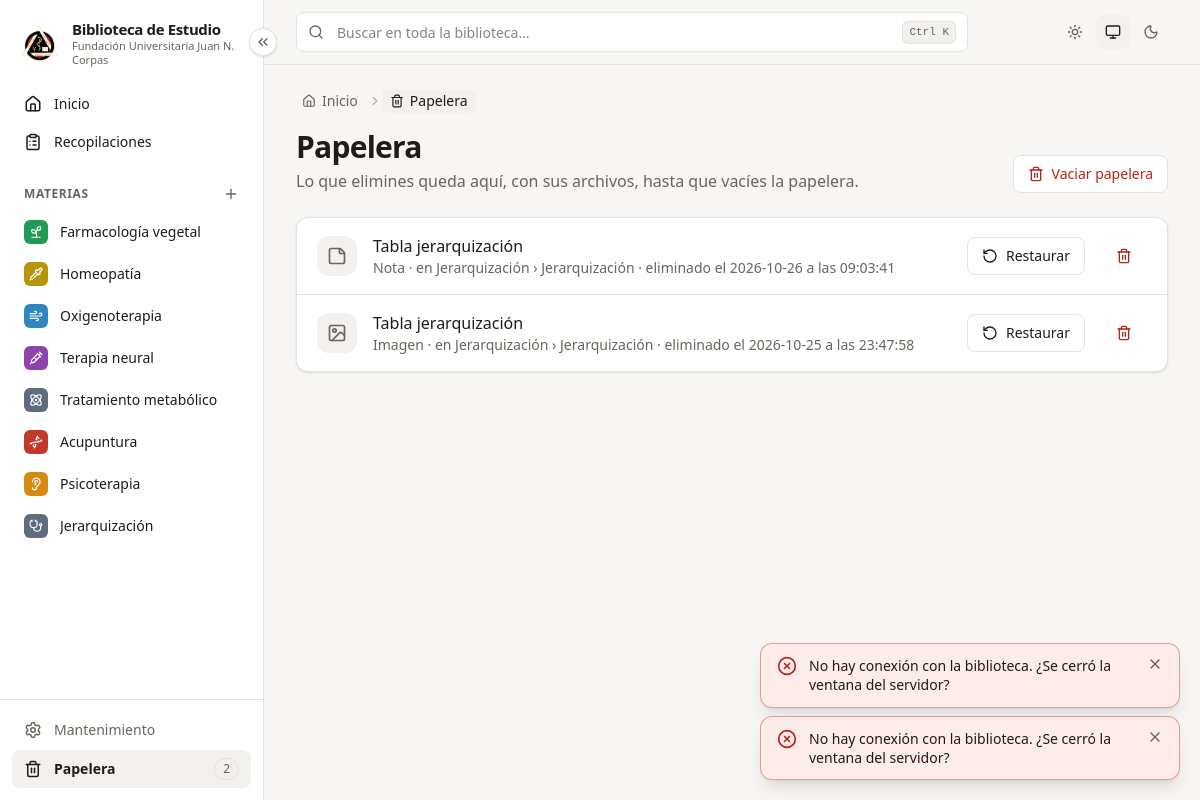
Page /papelera on the committed database.
### tables this page shows
CREATE TABLE materias (
        id           INTEGER PRIMARY KEY,
        nombre       TEXT    NOT NULL,
        slug         TEXT    NOT NULL,
        descripcion  TEXT    NOT NULL DEFAULT '',
        color        TEXT    NOT NULL,
        icono        TEXT    NOT NULL,
        orden        INTEGER NOT NULL DEFAULT 0,
        archivada    INTEGER NOT NULL DEFAULT 0,
        papelera_id  INTEGER,
        creado       TEXT    NOT NULL,
        actualizado  TEXT    NOT NULL
    , oculta INTEGER NOT NULL DEFAULT 0, en_busqueda INTEGER NOT NULL DEFAULT 1);

CREATE TABLE papelera (
        id             INTEGER PRIMARY KEY,
        tipo           TEXT NOT NULL,          -- materia | componente | (más adelante: archivos)
        ref_id         INTEGER NOT NULL,
        nombre         TEXT NOT NULL,
        ubicacion      TEXT NOT NULL DEFAULT '', -- texto legible: "Anatomía › Parcial 1"
        ruta_original  TEXT,                     -- relativa a data/
        ruta_papelera  TEXT,                     -- relativa a data/
        eliminado      TEXT NOT NULL
    );

### app/routers/paginas.py (the view)
@router.get("/papelera")
def papelera(request: Request, con: sqlite3.Connection = Depends(obtener_db)):
    return pagina(request, con, "paginas/papelera.html", elementos=pap.listar(con), migas=[{"texto": "Papelera", "icono": "trash-2"}])

### app/templates/paginas/papelera.html (shortened to what this page needs)
{% extends "base.html" %}
{% from "macros.html" import icono, vacio %}
{% block contenido %}
<div class="mb-6 flex flex-wrap items-end justify-between gap-4">
  <div>
    <h1 class="text-2xl font-bold tracking-tight sm:text-3xl">Papelera</h1>
    <p class="mt-1 text-tenue">Lo que elimines queda aquí, con sus archivos, hasta que vacíes la papelera.</p>
  </div>
  {% if elementos %}
  <button class="btn-secundario text-peligro" hx-get="/papelera/vaciar" hx-target="#modal">{{ icono("trash-2") }}Vaciar papelera</button>
  {% endif %}
</div>
{% if elementos %}
<ul class="tarjeta divide-y divide-borde">
  {% for e in elementos %}
  <li class="flex flex-wrap items-center gap-4 px-5 py-4">
    {% set tipo = TIPOS_PAPELERA.get(e.tipo, {"nombre": "Elemento", "icono": "folder"}) %}
    <span class="grid size-10 place-items-center rounded-xl bg-superficie-2 text-tenue">{{ icono(tipo.icono, "size-5") }}</span>
    <div class="min-w-0 flex-1">
      <p class="truncate font-medium">{{ e.nombre }}</p>
      <p class="text-sm text-tenue">
        {{ tipo.nombre }}{% if e.ubicacion %} · en {{ e.ubicacion }}{% endif %}
        · eliminado el {{ e.eliminado|replace("T", " a las ") }}
      </p>
    </div>
    <form hx-post="/papelera/{{ e.id }}/restaurar" hx-confirm="¿Restaurar «{{ e.nombre }}»?" data-confirmar-boton="Restaurar"><button class="btn-secundario">{{ icono("rotate-ccw") }}Restaurar</button></form>
    <button class="btn-fantasma text-peligro hover:bg-peligro-suave hover:text-peligro" hx-get="/papelera/{{ e.id }}/eliminar" hx-target="#modal"
            title="Eliminar para siempre">{{ icono("trash-2") }}<span class="sr-only">Eliminar para siempre</span></button>
  </li>
  {% endfor %}
</ul>
{% else %}
{% endif %}
{% endblock %}

### app/templates/macros.html (shortened to what this page needs)
{% macro icono(nombre, clase="size-4") -%}
<svg class="ic {{ clase }}" aria-hidden="true"><use href="{{ SPRITE }}#{{ nombre }}"/></svg>
{%- endmacro %}
{% macro migas(items) -%}
{% if items %}
{% set total = items|length %}
<nav aria-label="Ruta" class="mb-4 text-sm text-tenue" x-data="{ todo: false }">
  <ol class="flex flex-wrap items-center gap-x-1 gap-y-1">
    <li class="flex items-center">
      <a href="/" class="inline-flex items-center gap-1.5 rounded-md px-1.5 py-0.5 hover:bg-superficie-2 hover:text-texto">{{ icono("house", "size-3.5") }}<span class="sr-only sm:not-sr-only">Inicio</span></a>
    </li>
    {% for m in items %}
    {% set intermedio = total > 2 and not loop.last and loop.index < total - 1 %}
    {% set texto = m.texto.split("\n")[0]|truncate(60, true, "…") %}
    <li class="{{ 'hidden sm:flex' if intermedio else 'flex' }} min-w-0 items-center" {% if intermedio %}:class="todo && '!flex'"{% endif %}>
      {{ icono("chevron-right", "size-3.5 shrink-0 opacity-50") }}
      {% if m.url %}
      <a href="{{ m.url }}" title="{{ m.texto }}"
         {% if m.tabla %}x-data :href="sessionStorage.getItem('ultima-tabla-{{ m.tabla }}') || '{{ m.url }}'"{% endif %}
         class="inline-flex max-w-[16rem] items-center gap-1.5 rounded-md px-1.5 py-0.5 hover:bg-superficie-2 hover:text-texto">{{ contenido }}</a>
      {% else %}
      <span class="inline-flex max-w-[22rem] items-center gap-1.5 rounded-md bg-superficie-2 px-2 py-0.5 font-medium text-texto"
            aria-current="page" title="{{ m.texto }}">{{ contenido }}</span>
      {% endif %}
    </li>
    {% endfor %}
  </ol>
</nav>
{% endif %}
{%- endmacro %}

### app/templates/parciales/barra_lateral.html (shortened to what this page needs)
{% from "macros.html" import icono %}
<aside class="barra-lateral sticky top-0 z-30 hidden h-screen shrink-0 flex-col border-r border-borde bg-superficie lg:flex" aria-label="Menú principal">
  <button type="button" class="boton-plegar absolute -right-3.5 top-7 z-10 grid size-7 place-items-center rounded-full border border-borde bg-superficie text-tenue shadow-sm hover:border-marca hover:text-marca"
          x-data @click="$store.menu.alternar()" :title="$store.menu.plegado ? 'Desplegar menú' : 'Replegar menú'"
          :aria-label="$store.menu.plegado ? 'Desplegar menú' : 'Replegar menú'">
    {{ icono("chevrons-left", "size-4 transition-transform") }}
  </button>
  <a href="/" class="item-menu flex items-center gap-3 px-5 pb-5 pt-5">
    <img src="/static/marca/logo-corpas.png" alt="Escudo de la {{ INSTITUCION }}" class="size-10 shrink-0 object-contain">
    <span class="solo-desplegado leading-tight">
      <strong class="block text-[15px] tracking-tight">{{ NOMBRE_APP }}</strong>
      <span class="block text-[11px] text-tenue">{{ INSTITUCION }}</span>
    </span>
  </a>
  <nav class="flex min-h-0 flex-1 flex-col gap-0.5 overflow-y-auto px-3 pb-3">
    {% set en_inicio = request.url.path == "/" %}
    <a href="/" title="Inicio" class="item-menu flex items-center gap-3 rounded-lg px-3 py-2 text-sm font-medium {{ 'bg-marca-suave text-marca' if en_inicio else 'text-texto hover:bg-superficie-2' }}">
      {{ icono("house", "size-[18px]") }}<span class="solo-desplegado">Inicio</span>
    </a>
    {% set en_recop = request.url.path.startswith("/recopilaciones") %}
    <a href="/recopilaciones" title="Recopilaciones" class="item-menu flex items-center gap-3 rounded-lg px-3 py-2 text-sm font-medium {{ 'bg-marca-suave text-marca' if en_recop else 'text-texto hover:bg-superficie-2' }}">
      {{ icono("clipboard-list", "size-[18px]") }}<span class="solo-desplegado">Recopilaciones</span>
    </a>
    <div class="solo-desplegado mt-5 mb-1 flex items-center justify-between px-3">
      <span class="titulo-seccion">Materias</span>
      <button type="button" class="-mr-1 rounded-md p-1 text-tenue hover:bg-superficie-2 hover:text-marca" title="Nueva materia" aria-label="Nueva materia"
              hx-get="/materias/nueva" hx-target="#modal">{{ icono("plus") }}</button>
    </div>
    {% for m in materias_menu %}
      {% set activa = materia_activa|default(None) == m.id %}
      <a href="/materias/{{ m.id }}" title="{{ m.nombre }}"
         class="item-menu group flex items-center gap-3 rounded-lg px-3 py-2 text-sm {{ 'bg-superficie-2 font-semibold text-texto' if activa else 'text-texto hover:bg-superficie-2' }}">
        <span class="grid size-6 shrink-0 place-items-center rounded-md text-white" style="background: {{ m.color_hex }}">{{ icono(m.icono, "size-3.5") }}</span>
        <span class="solo-desplegado min-w-0 flex-1 truncate">{{ m.nombre }}</span>
      </a>
    {% else %}
      <p class="solo-desplegado px-3 py-2 text-xs text-tenue">Aún no hay materias.</p>
    {% endfor %}
  </nav>
  <div class="flex flex-col gap-0.5 border-t border-borde p-3">
    <a href="/mantenimiento" title="Mantenimiento y respaldos"
       class="item-menu flex items-center gap-3 rounded-lg px-3 py-2 text-sm {{ 'bg-superficie-2 font-semibold' if request.url.path == '/mantenimiento' else 'text-tenue hover:bg-superficie-2 hover:text-texto' }}">
      {{ icono("settings", "size-[18px]") }}<span class="solo-desplegado flex-1">Mantenimiento</span>
    </a>
    <a href="/papelera" title="Papelera"
       class="item-menu flex items-center gap-3 rounded-lg px-3 py-2 text-sm {{ 'bg-superficie-2 font-semibold' if request.url.path == '/papelera' else 'text-tenue hover:bg-superficie-2 hover:text-texto' }}">
      {{ icono("trash-2", "size-[18px]") }}<span class="solo-desplegado flex-1">Papelera</span>
      {% if en_papelera %}<span class="solo-desplegado chip px-2">{{ en_papelera }}</span>{% endif %}
    </a>
  </div>
</aside>

### rows in the picture
materias: nombre "Farmacología vegetal"
materias: nombre "Homeopatía"
materias: nombre "Oxigenoterapia"
materias: nombre "Terapia neural"
materias: nombre "Tratamiento metabólico"
materias: nombre "Acupuntura"
materias: nombre "Psicoterapia"
materias: nombre "Jerarquización"
papelera: nombre "Tabla jerarquización", nombre "Nota", ubicacion "Jerarquización › Jerarquización", eliminado "2026-10-26 a las 09:03:41"
papelera: nombre "Tabla jerarquización", nombre "Imagen", ubicacion "Jerarquización › Jerarquización", eliminado "2026-10-25 a las 23:47:58"

### other values in the picture
{{ NOMBRE_APP }} "Biblioteca de Estudio"
{{ INSTITUCION }} "Fundación Universitaria Juan N. Corpas"
{{ en_papelera }} "2"
{{ contenido }} "Papelera"
